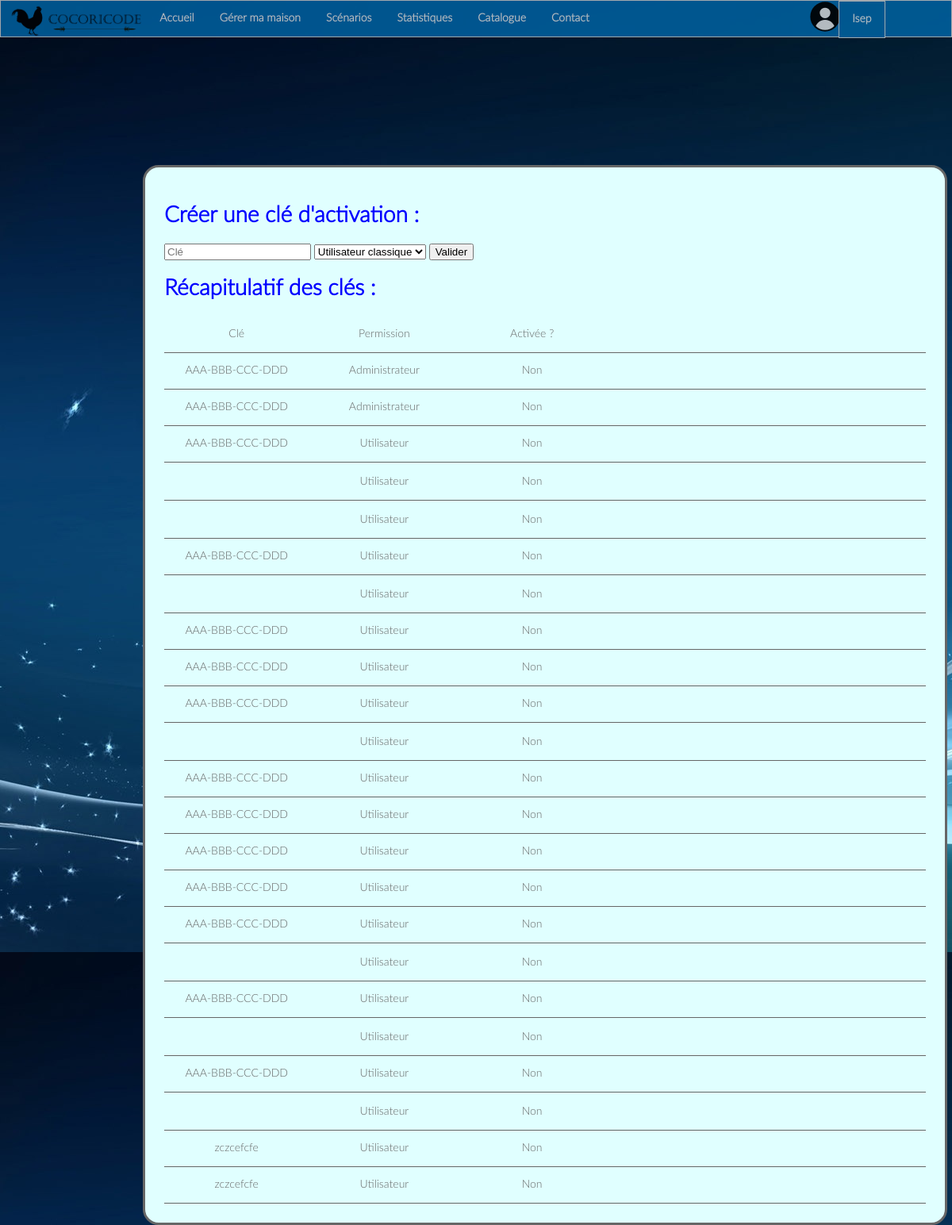
Page /index.php?page=cleactiv (signed in) on the committed database.
### tables this page shows
CREATE TABLE `CleAct` (
  `Id` int(10) NOT NULL,
  `Cle` varchar(100) NOT NULL,
  `Permission` varchar(5) NOT NULL,
  `Activee` varchar(10) NOT NULL
);

### Vue/gabarit.php (called while the page is built, shortened)
<?php
include('Vue/header.php');
?>

### Vue/cleactive.php (the view, shortened to what this page needs)
<?php
include 'gabarit.php';
include 'Modele/connexion_bdd.php';
?>
<div class = "corps">
	<h1>Créer une clé d'activation : </h1>
	<form method = "post" action = "Controleur/nouvcle.php">
		<input type = "text" name = "cle" placeholder = "Clé">
		<select name = "permission">
			<option value = "0">Utilisateur classique</option>
		</select>
		<input type = "submit" name ="valider" value = "Valider">
	</form>
	<h1>Récapitulatif des clés : </h1>
	<div class="panier">
			<p>Clé</p>
			<p>Permission</p>
			<p>Activée ?</p>
		</div>
	<?php
	$req = $mysqli ->query("SELECT * FROM CleAct");
	while($cle = $req ->fetch_array(MYSQLI_ASSOC)){
		if ($cle['Permission']=='1'){
			$perm = "Administrateur";
		}
		else {
			$perm = "Utilisateur";
		}
		?>
		<div class="panier">
			<p><?php echo $cle['Cle'] ?></p>
			<p><?php echo $perm?></p>
			<p><?php echo $cle['Activee'] ?></p>
		</div>
		<?php
	}
		?>
</div>

### index.php (shortened to what this page needs)
<?php
require("Vue/fonctions.php");
if (isset ( $_SESSION['id'] ) && isset ( $_SESSION['mail'] )) {
	if (isset ( $_GET["page"] )) {
		switch (htmlentities ( $_GET["page"] )) {
			case "cleactiv" :
				include ("Vue/cleactive.php");
				break;
		}
	}
}
?>

### Vue/header.php (shortened to what this page needs)
<!DOCTYPE html>
<html>
<head>
<link rel="stylesheet" href="Vue/style.css" type="text/css" />
<link rel="stylesheet" href="Vue/stylead.css" type="text/css" />
<link rel="stylesheet" href="Vue/dropit.css" type="text/css" />
</head>
<body>
	<div class="header">
		<nav class="menu">
			<ul id="menu_deroulant">
				<img src="Vue/logo3.png">
				<li><a <?php activepage("accueil")?> href="index.php?page=accueil">Accueil</a></li>
				<li><a <?php activepage("reglages")?> href="index.php?page=reglages">Gérer
						ma maison</a></li>
				<li><a <?php activepage("scenarios")?>
					href="index.php?page=scenarios">Scénarios</a></li>
				<li><a <?php activepage("stats")?> href="index.php?page=stats">Statistiques</a></li>
				<li><a <?php activepage("catalogue")?>
					href="index.php?page=catalogue">Catalogue</a></li>
				<li><a <?php activepage("contact")?> href="index.php?page=contact">Contact</a></li>
			<?php if (isset($_SESSION['id'])) {?>
			<div class="nav-right">
					<img src="Vue/user2.svg" style="padding-top:0;width=30px;height=30px;"></img>
					<div class="nav-right2">
						<ul class="dropit">
							<li class="dropit-trigger dropit-open"><a href="#"><?php echo $_SESSION['prenom']; ?></a>
								<ul class="dropit-submenu">
								</ul></li>
						</ul>
				</div>
				</div>
			<?php }?>
		</ul>
		</nav>
	</div>

### Vue/fonctions.php (shortened to what this page needs)
<?php
function activepage($requestUri)
{
	if (isset($_GET["page"])) {
		$current_file_name = htmlentities($_GET["page"]);
	}
	else {
		$current_file_name = "";
	}
	if ($current_file_name == $requestUri)
		echo 'class="active"';
}
	?>

### Vue/style.css (style rules this page uses)
body { font-family: LatoLight; margin: 0; padding: 0; background-image: url('Vue/background.jpg'); background-size: 100%; height: 100%; }
.corps .panier { border-bottom: solid; border-width: 0.5px; }
.corps .panier p { display: inline-block; width: 19%; text-align: center; }
.header { padding-bottom: 0.5%; color: Blue; }
.menu { border-width: 1px; padding: 0; background-color: Snow; text-align: center; opacity: 0.7; display: inline-block; width: 100%; position: fixed; font-weight: bold; position : static; color : white; }
.header ul li { list-style-type: none; display: inline-block; }
.menu ul { list-style-type: none; margin: 0; padding: 0; overflow: hidden; border: 1px solid #e7e7e7; background-color: #0072BB; text-decoration-color: black; }
.menu li { float: left; }
.menu li a { display: block; color: #666; text-align: center; padding: 14px 16px; text-decoration: none; color: #FFFFFF; }
img { height: 40px; padding-left: 1%; padding-top: 5px; float: left; }
.corps { background-color: LightCyan; margin-top: 150px; width: 80%; margin-left: 15%; border: solid; padding: 2%; border-radius: 20px; }
.corps h1 { color: Blue; }
body { background: #e9e9e9; background-image:url(background.jpg); color: #666666; font-size: 14px; -webkit-font-smoothing: antialiased; -moz-osx-font-smoothing: grayscale; }
.nav-right { position: absolute;left: 85%; }
.nav-right2 { position: absolute;left: 93%; }

### Vue/stylead.css (style rules this page uses)
a:link { text-decoration: none; }

### Vue/dropit.css (style rules this page uses)
.dropit { list-style: none; padding: 0; margin: 0; }
.dropit .dropit-trigger { position: relative; }
.dropit .dropit-submenu { position: absolute; top: 100%; left: 0; z-index: 1000; display: none; min-width: 150px; list-style: none; padding: 0; margin: 0; }
.dropit .dropit-open .dropit-submenu { display: block; }

### rows in the picture
cleact: Cle "AAA-BBB-CCC-DDD", Permission "Administrateur", Activee "Non"
cleact: Cle "AAA-BBB-CCC-DDD", Permission "Administrateur", Activee "Non"
cleact: Cle "AAA-BBB-CCC-DDD", Permission "Utilisateur", Activee "Non"
cleact: Permission "Utilisateur", Activee "Non"
cleact: Permission "Utilisateur", Activee "Non"
cleact: Cle "AAA-BBB-CCC-DDD", Permission "Utilisateur", Activee "Non"
cleact: Permission "Utilisateur", Activee "Non"
cleact: Cle "AAA-BBB-CCC-DDD", Permission "Utilisateur", Activee "Non"
cleact: Cle "AAA-BBB-CCC-DDD", Permission "Utilisateur", Activee "Non"
cleact: Cle "AAA-BBB-CCC-DDD", Permission "Utilisateur", Activee "Non"
cleact: Permission "Utilisateur", Activee "Non"
cleact: Cle "AAA-BBB-CCC-DDD", Permission "Utilisateur", Activee "Non"
cleact: Cle "AAA-BBB-CCC-DDD", Permission "Utilisateur", Activee "Non"
cleact: Cle "AAA-BBB-CCC-DDD", Permission "Utilisateur", Activee "Non"
cleact: Cle "AAA-BBB-CCC-DDD", Permission "Utilisateur", Activee "Non"
cleact: Cle "AAA-BBB-CCC-DDD", Permission "Utilisateur", Activee "Non"
cleact: Permission "Utilisateur", Activee "Non"
cleact: Cle "AAA-BBB-CCC-DDD", Permission "Utilisateur", Activee "Non"
cleact: Permission "Utilisateur", Activee "Non"
cleact: Cle "AAA-BBB-CCC-DDD", Permission "Utilisateur", Activee "Non"
cleact: Permission "Utilisateur", Activee "Non"
cleact: Cle "zczcefcfe", Permission "Utilisateur", Activee "Non"
cleact: Cle "zczcefcfe", Permission "Utilisateur", Activee "Non"

### other values in the picture
$_SESSION['prenom'] "Isep"
